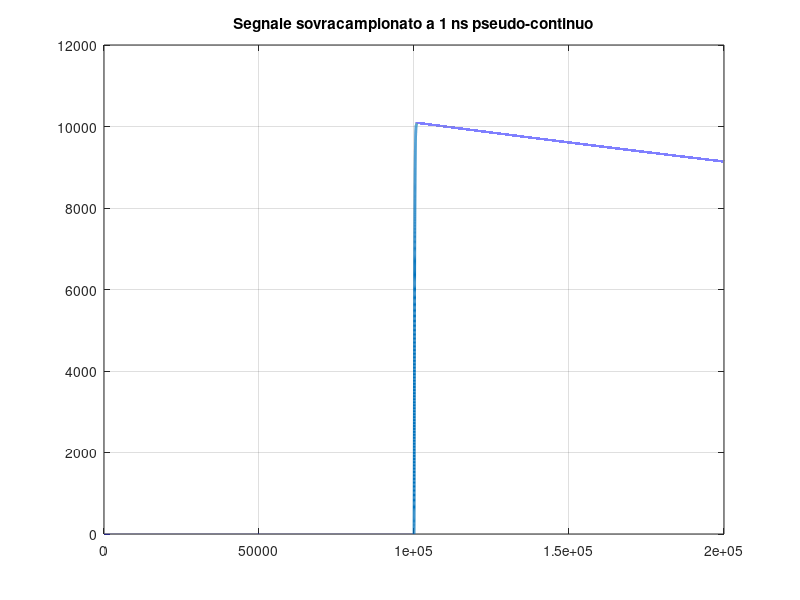
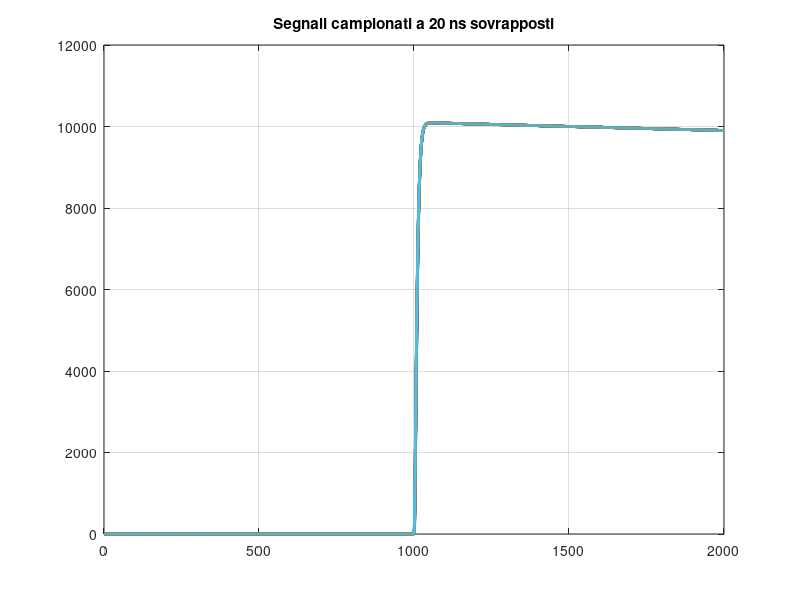
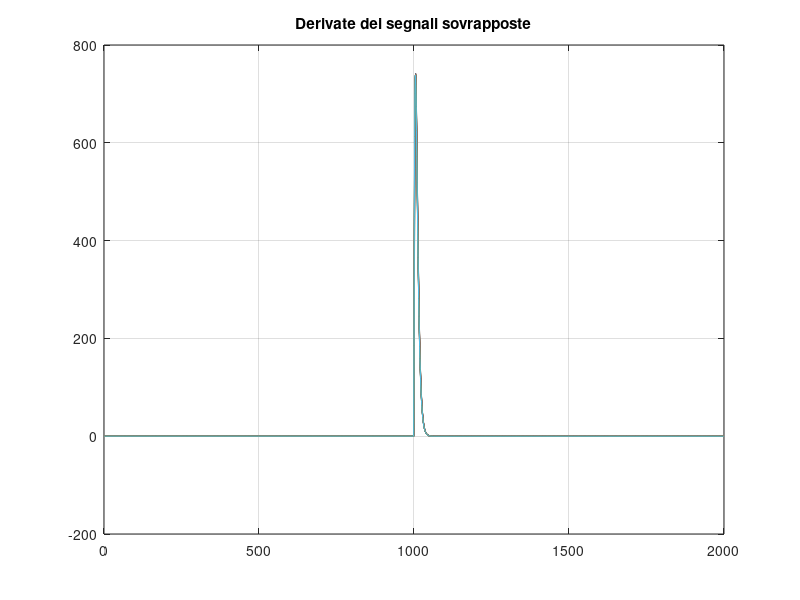
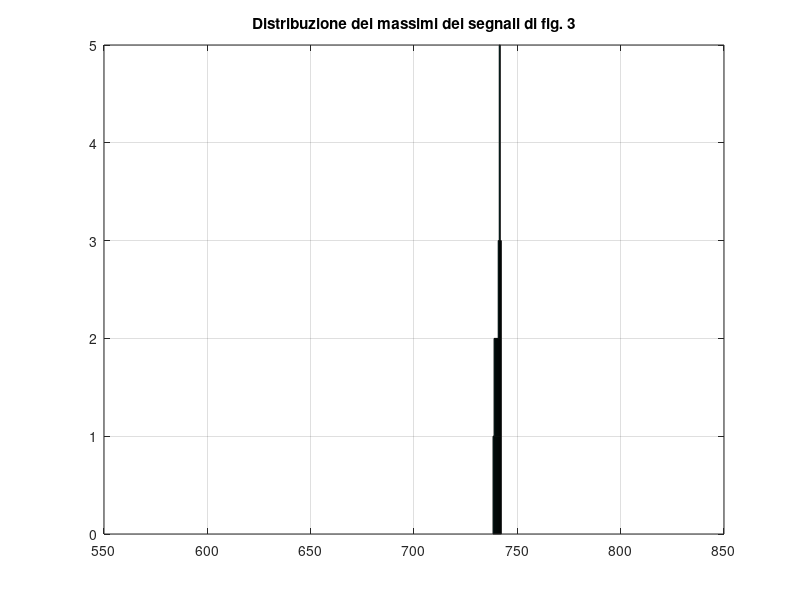

Source code (MATLAB) for these figures, in order:
clear all
close all

% simulazione impulsi

tau0=1e-3; % le due costanti di tempo
tau1=100e-9;

t0=[0:1e6]*1e-9; % base tempi per segnale "lento"

y0=exp(-(t0-100e-6)/tau0); % segnale "lento" con partenza a 100 us
y0((t0-100e-6)<0)=0;

t1=t0(1:1000); % base tempi per segnale "veloce" piu' corta per risparmiare tempo di CPU per fare la convoluzione
y1=exp(-t1/tau1);

y=conv(y0,y1); % convoluzione
y=conv(y,y1); % convoluzione

ysc=y(1:2e5); % 200 mila punti intorno alla transizione

figure(1)
plot(ysc,'linewidth', 2)
grid on
title('Segnale sovracampionato a 1 ns pseudo-continuo');
canali=[600:0.5:800];
N=20;
ymat=zeros(N,2000);
for dn=1:N % simulazione sottocampionamento
    temp=ysc(dn:N:end);
    ymat(dn,:)=temp(4001:6000);
end

figure(2) % tutti i segnali sovrapposti in colori diversi
plot(ymat','linewidth',2)
grid on
title('Segnali campionati a 20 ns sovrapposti');

ymatder=diff(ymat'); % derivata dei segnali nella matrice, equivalente a fare N derivate in un ciclo FOR

figure(3)
plot(ymatder)
grid on
title('Derivate dei segnali sovrapposte');
figure(4)
maxder=max(ymatder); % calcolo del massimo per colonna, equivalente a calcolarli separatamente in un ciclo FOR
hist(maxder,canali); % molto brutto!
title('Distribuzione dei massimi dei segnali di fig. 3');
grid on
figure(5)
plot(maxder)
grid on
title('Massimo stimato in funzione dello scostamento tra inizio segnale e campionamento')
disp(['Errore senza interpolazione: ' num2str(std(maxder)/mean(maxder)*100) '%']) % errore percentuale 

% procedura di interpolazione di un fattore 20
x=[1:size(ymat,2)]; % numero di colonne di ymat
xi=[1:0.1:size(ymat,2)];
figure(6)
W=ones(1,N);
filtro_ricostruttore=conv(W,W);
filtro_ricostruttore=conv(filtro_ricostruttore,W);
filtro_ricostruttore=filtro_ricostruttore/sum(filtro_ricostruttore)*N;
ymatder=ymatder'; % la voglio per righe
for n=1:size(ymatder,1) % numero di righe di ymat
    %temp=interp1(x,ymat(n,:),xi,'cubic'); 
    temp=zeros(1,2000*N); % interpolazione "a mano"... in alternativa alla riga sopra
    temp(1:N:size(ymatder,2)*N)=ymatder(n,:);
    temp=conv(temp,filtro_ricostruttore); % fine interpolazione a mano
    temp=temp(1:end-3*N); % la fine del segnale non e' correttamente calcolata
    maxderinterp(n)=max(temp);
    plot(temp)
    hold on
end
grid on
title('Derivate dei segnali sovracampionati sovrapposte');
figure(7)
hist(maxderinterp,canali)
grid on
title('Distribuzione dei massimi dei segnali di fig. 6');
figure(8)
plot(maxderinterp)
grid on
title('Distribuzione del massimo dei segnali interpolati in fig. 6');
disp(['Nuovo errore: ' num2str(std(maxderinterp)/mean(maxderinterp)*100) '%']) % nuovo errore percentuale
